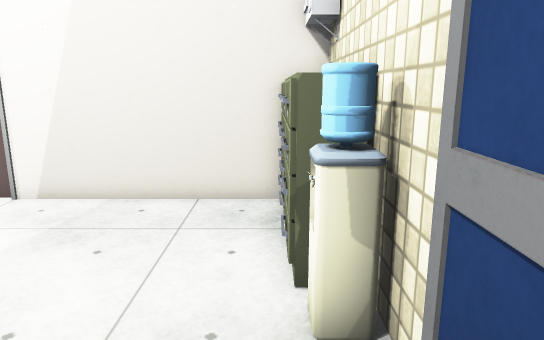
View 1 (above)

13 first-person views from a walk through a scene from a Unity 3-D project. The camera is 1.5 m above the floor, tilts 12° down and sees 70° across. The floor is counted in squares, 0.5 m on a side. Each view is taken from the middle of a square. On the plan, view 1 faces up. The plan holds only what a view shows up to about 20 squares ahead; the rest is blank. The place goes on beyond the plan. Door leaves are left out, so doorways stand open. Some surface patterns are stand-ins.

View 2
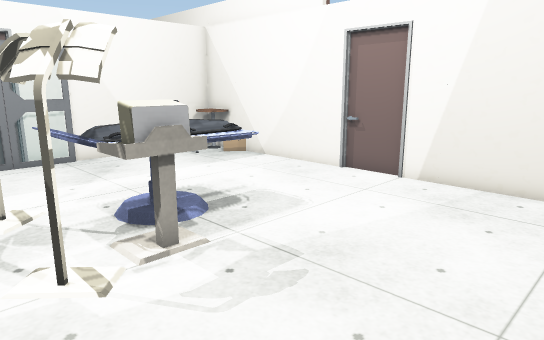

View 3
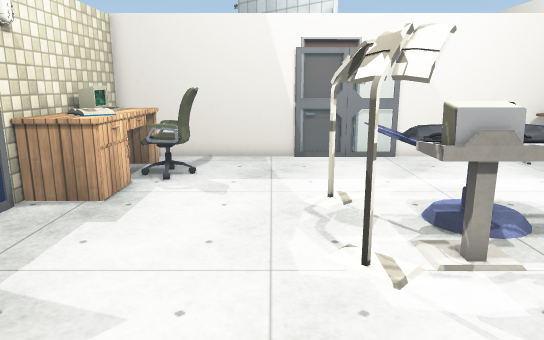

View 4
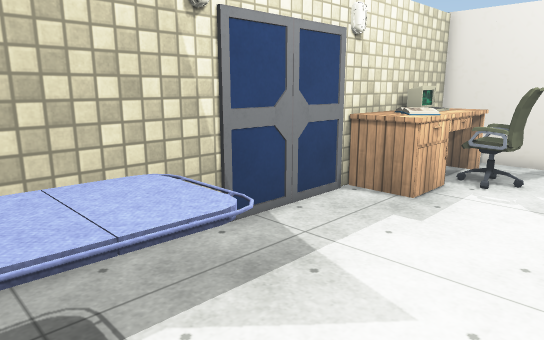

View 5
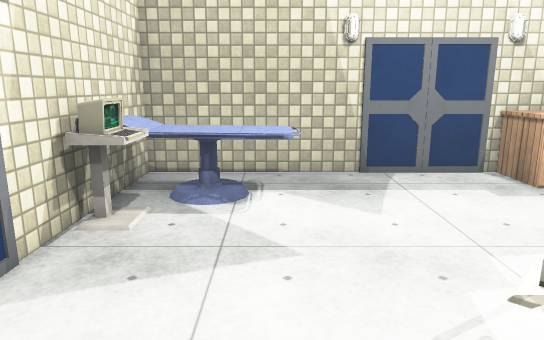

View 6
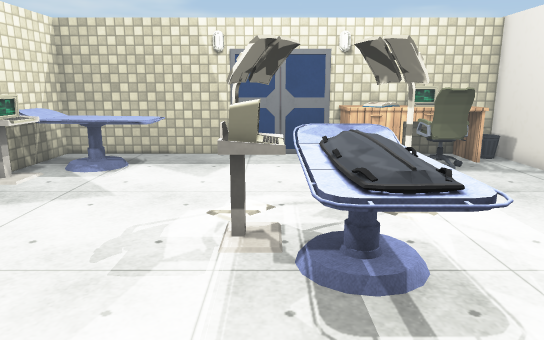

View 7
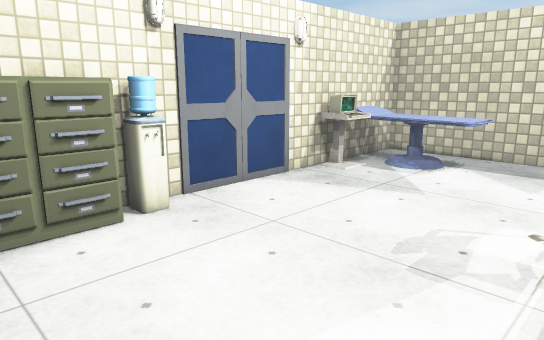

View 8
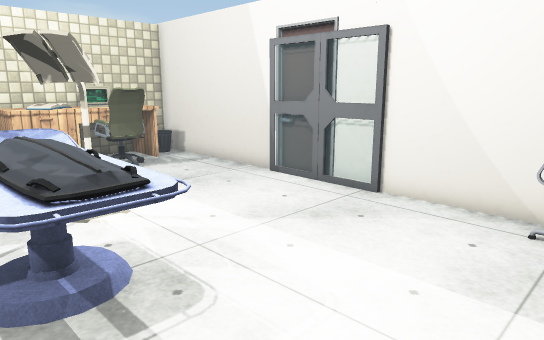

View 9
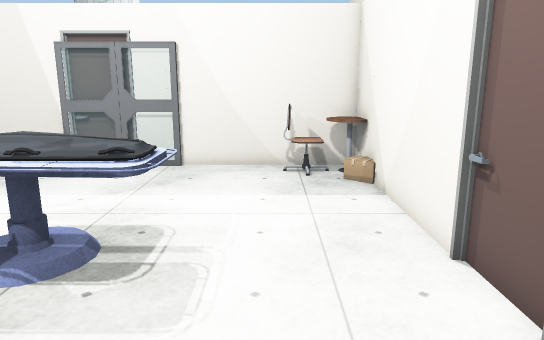

View 10
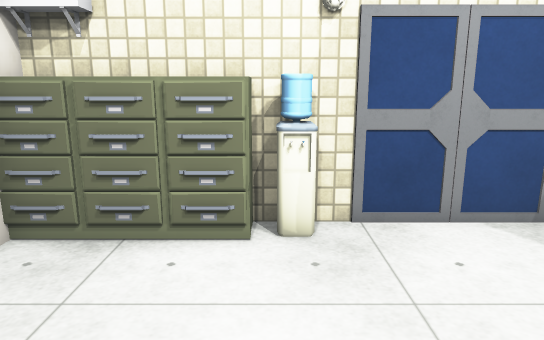

View 11
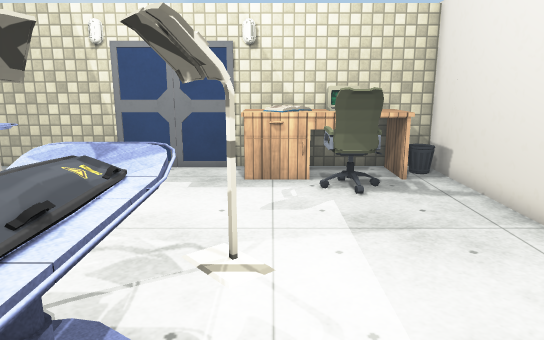

View 12
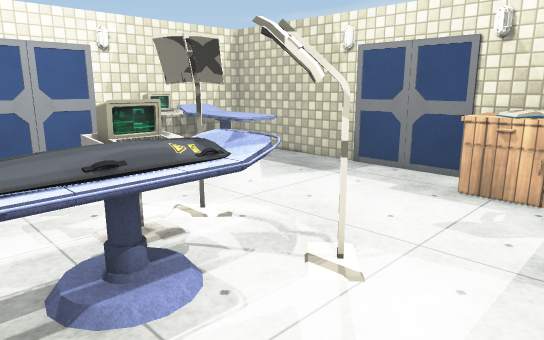

View 13
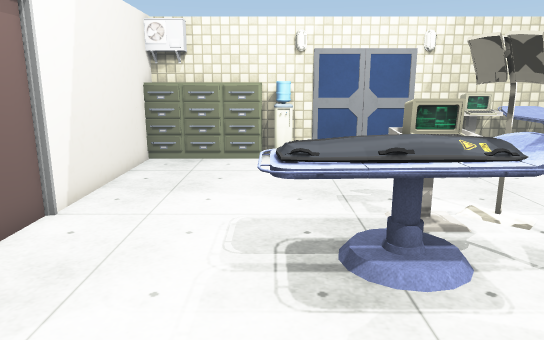

### Floor plan
Key: @ floor where view 1 was taken; # wall or solid block; . floor; D open door; = window, fence, low wall or low ledge; O other object.
Columns run from 18 left of view 1 to 2 right of it. Each row starts with its distance up from view 1.
 10 #OO################O#
  9 #OO...............O #
  8 #O................O #
  7 #.................O #
  6 #.................OO#
  5 #......OOO.........O#
  4 #......OOOO........O#
  3 =......OOOO........##
  2 =......OOOOO.......##
  1 #......DOOOO.......#
  0 =......D#O##......@#
 -1 #..................##
 -2 #.................. #
 -3 #.................OO#
 -4 #.................OO#
 -5 #..OO.........OOOOOO#
 -6 #.OOOOO.......OOOOOO#
 -7 # OOOOOO......OOOOOO#
 -8 # OOOOOO...........##
 -9 ####################

Positions as (right, up) in squares from view 1, and headings:
1: (0, 0), facing up
2: (-1, -2), facing up-left
3: (-1, -2), facing left
4: (-1, -2), facing down-left
5: (-3, 5), facing down
6: (-8, 9), facing down
7: (-8, 9), facing down-right
8: (-8, 9), facing down-left
9: (-3, 7), facing left
10: (-7, 5), facing right
11: (-12, 6), facing down
12: (-15, 5), facing down-right
13: (-16, 5), facing right
